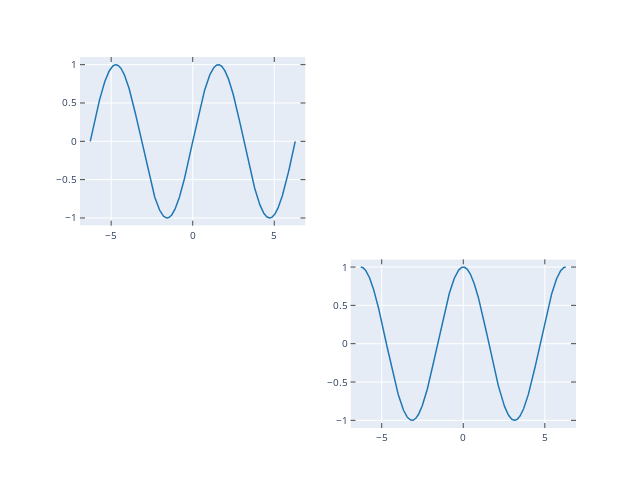

Notebook cell for this chart:
### Code cell
# Now we make the matplotlib figure interactive using plotly

plotly_fig = tls.mpl_to_plotly(fig)

plotly.offline.iplot(plotly_fig)

### Figure 1 — Plotly figure (JSON) as saved in the notebook; plotly's stock layout.template omitted (floating-point values rounded to 4 significant figures; data arrays with more than 128 entries replaced by an {"elided": "..."} marker saying what was removed)
{"data": [{"line": {"color": "rgba (31, 119, 180, 1)", "dash": "solid", "width": 1.5}, "mode": "lines", "name": "_line0", "type": "scatter", "x": {"elided": "1000 float values"}, "xaxis": "x", "y": {"elided": "1000 float values"}, "yaxis": "y"}, {"line": {"color": "rgba (31, 119, 180, 1)", "dash": "solid", "width": 1.5}, "mode": "lines", "name": "_line0", "type": "scatter", "x": {"elided": "1000 float values"}, "xaxis": "x2", "y": {"elided": "1000 float values"}, "yaxis": "y2"}], "layout": {"autosize": false, "height": 480, "hovermode": "closest", "margin": {"b": 52, "l": 80, "pad": 0, "r": 64, "t": 57}, "showlegend": false, "width": 640, "xaxis": {"anchor": "y", "domain": [0, 0.4545], "mirror": "ticks", "nticks": 5, "range": [-6.912, 6.912], "showgrid": true, "showline": true, "side": "bottom", "tickfont": {"size": 10}, "ticks": "inside", "type": "linear", "zeroline": false}, "xaxis2": {"anchor": "y2", "domain": [0.5455, 1], "mirror": "ticks", "nticks": 5, "range": [-6.912, 6.912], "showgrid": true, "showline": true, "side": "bottom", "tickfont": {"size": 10}, "ticks": "inside", "type": "linear", "zeroline": false}, "yaxis": {"anchor": "x", "domain": [0.5455, 1], "mirror": "ticks", "nticks": 7, "range": [-1.1, 1.1], "showgrid": true, "showline": true, "side": "left", "tickfont": {"size": 10}, "ticks": "inside", "type": "linear", "zeroline": false}, "yaxis2": {"anchor": "x2", "domain": [0, 0.4545], "mirror": "ticks", "nticks": 7, "range": [-1.1, 1.1], "showgrid": true, "showline": true, "side": "left", "tickfont": {"size": 10}, "ticks": "inside", "type": "linear", "zeroline": false}}}
